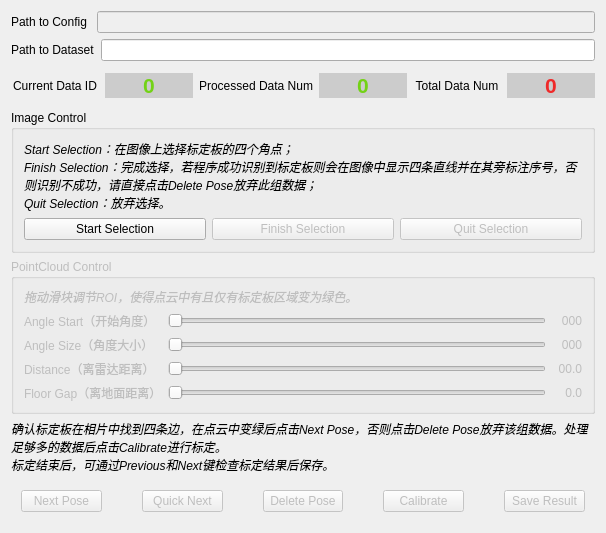
      <widget class="QWidget" name="LiDARCalib">
       <property name="enabled">
        <bool>true</bool>
       </property>
       <property name="mouseTracking">
        <bool>true</bool>
       </property>
       <attribute name="title">
        <string>相机和激光雷达外参标定</string>
       </attribute>
       <layout class="QGridLayout" name="gridLayout_6">
        <item row="5" column="0">
         <widget class="QGroupBox" name="image_group">
          <property name="title">
           <string>Image Control</string>
          </property>
          <layout class="QGridLayout" name="gridLayout_14">
           <property name="leftMargin">
            <number>10</number>
           </property>
           <property name="topMargin">
            <number>10</number>
           </property>
           <property name="rightMargin">
            <number>10</number>
           </property>
           <property name="bottomMargin">
            <number>10</number>
           </property>
           <item row="1" column="0">
            <widget class="QPushButton" name="pick_points_start">
             <property name="enabled">
              <bool>true</bool>
             </property>
             <property name="text">
              <string>Start Selection</string>
             </property>
            </widget>
           </item>
           <item row="0" column="0" colspan="3">
            <widget class="QLabel" name="label_5">
             <property name="font">
              <font>
               <italic>true</italic>
              </font>
             </property>
             <property name="text">
              <string>Start Selection：在图像上选择标定板的四个角点；
Finish Selection：完成选择，若程序成功识别到标定板则会在图像中显示四条直线并在其旁标注序号，否则识别不成功，请直接点击Delete Pose放弃此组数据；
Quit Selection：放弃选择。</string>
             </property>
             <property name="wordWrap">
              <bool>true</bool>
             </property>
            </widget>
           </item>
           <item row="1" column="1">
            <widget class="QPushButton" name="pick_points_end">
             <property name="enabled">
              <bool>false</bool>
             </property>
             <property name="text">
              <string>Finish Selection</string>
             </property>
            </widget>
           </item>
           <item row="1" column="2">
            <widget class="QPushButton" name="pick_points_quit">
             <property name="enabled">
              <bool>false</bool>
             </property>
             <property name="text">
              <string>Quit Selection</string>
             </property>
            </widget>
           </item>
          </layout>
         </widget>
        </item>
        <item row="4" column="0">
         <layout class="QHBoxLayout" name="horizontalLayout_7">
          <property name="topMargin">
           <number>6</number>
          </property>
          <property name="bottomMargin">
           <number>6</number>
          </property>
          <item>
           <widget class="QLabel" name="current_data_id_label">
            <property name="text">
             <string>Current Data ID</string>
            </property>
            <property name="alignment">
             <set>Qt::AlignCenter</set>
            </property>
           </widget>
          </item>
          <item>
           <widget class="QLabel" name="current_data_id">
            <property name="enabled">
             <bool>true</bool>
            </property>
            <property name="font">
             <font>
              <pointsize>16</pointsize>
              <weight>75</weight>
              <bold>true</bold>
             </font>
            </property>
            <property name="styleSheet">
             <string notr="true">QLabel{
	color: rgb(115, 210, 22);
	background-color: #ccc;
}</string>
            </property>
            <property name="text">
             <string>0</string>
            </property>
            <property name="alignment">
             <set>Qt::AlignCenter</set>
            </property>
           </widget>
          </item>
          <item>
           <widget class="QLabel" name="processed_data_num_label">
            <property name="text">
             <string>Processed Data Num</string>
            </property>
            <property name="alignment">
             <set>Qt::AlignCenter</set>
            </property>
           </widget>
          </item>
          <item>
           <widget class="QLabel" name="processed_data_num">
            <property name="font">
             <font>
              <pointsize>16</pointsize>
              <weight>75</weight>
              <bold>true</bold>
             </font>
            </property>
            <property name="styleSheet">
             <string notr="true">QLabel{
	color: rgb(115, 210, 22);
	background-color: #ccc;
}</string>
            </property>
            <property name="text">
             <string>0</string>
            </property>
            <property name="alignment">
             <set>Qt::AlignCenter</set>
            </property>
           </widget>
          </item>
          <item>
           <widget class="QLabel" name="total_data_num_label">
            <property name="text">
             <string>Total Data Num</string>
            </property>
            <property name="alignment">
             <set>Qt::AlignCenter</set>
            </property>
           </widget>
          </item>
          <item>
           <widget class="QLabel" name="total_data_num">
            <property name="font">
             <font>
              <pointsize>16</pointsize>
              <weight>75</weight>
              <bold>true</bold>
             </font>
            </property>
            <property name="styleSheet">
             <string notr="true">QLabel{
color: rgb(239, 41, 41);
	background-color: #ccc;
}</string>
            </property>
            <property name="text">
             <string>0</string>
            </property>
            <property name="alignment">
             <set>Qt::AlignCenter</set>
            </property>
           </widget>
          </item>
         </layout>
        </item>
        <item row="0" column="0">
         <layout class="QHBoxLayout" name="horizontalLayout_3">
          <item>
           <widget class="QLabel" name="pathToConfigLabelP6">
            <property name="text">
             <string>Path to Config </string>
            </property>
           </widget>
          </item>
          <item>
           <widget class="QLineEdit" name="configPathP6">
            <property name="enabled">
             <bool>false</bool>
            </property>
           </widget>
          </item>
         </layout>
        </item>
        <item row="7" column="0">
         <widget class="QGroupBox" name="pointcloud_group">
          <property name="enabled">
           <bool>false</bool>
          </property>
          <property name="title">
           <string>PointCloud Control</string>
          </property>
          <layout class="QGridLayout" name="gridLayout_8">
           <property name="leftMargin">
            <number>10</number>
           </property>
           <property name="rightMargin">
            <number>10</number>
           </property>
           <item row="9" column="1">
            <widget class="QSlider" name="distance_slide">
             <property name="maximum">
              <number>100</number>
             </property>
             <property name="orientation">
              <enum>Qt::Horizontal</enum>
             </property>
            </widget>
           </item>
           <item row="1" column="0">
            <widget class="QLabel" name="angle_start_label">
             <property name="text">
              <string>Angle Start（开始角度）</string>
             </property>
             <property name="alignment">
              <set>Qt::AlignLeading|Qt::AlignLeft|Qt::AlignVCenter</set>
             </property>
            </widget>
           </item>
           <item row="9" column="0">
            <widget class="QLabel" name="angle_start_label_2">
             <property name="text">
              <string>Distance（离雷达距离）</string>
             </property>
             <property name="alignment">
              <set>Qt::AlignLeading|Qt::AlignLeft|Qt::AlignVCenter</set>
             </property>
            </widget>
           </item>
           <item row="5" column="0">
            <widget class="QLabel" name="angle_size_label">
             <property name="text">
              <string>Angle Size（角度大小）</string>
             </property>
             <property name="alignment">
              <set>Qt::AlignLeading|Qt::AlignLeft|Qt::AlignVCenter</set>
             </property>
            </widget>
           </item>
           <item row="1" column="3">
            <widget class="QLabel" name="angle_start_text">
             <property name="text">
              <string>000</string>
             </property>
             <property name="alignment">
              <set>Qt::AlignRight|Qt::AlignTrailing|Qt::AlignVCenter</set>
             </property>
            </widget>
           </item>
           <item row="1" column="1">
            <widget class="QSlider" name="angle_start_slide">
             <property name="maximum">
              <number>360</number>
             </property>
             <property name="orientation">
              <enum>Qt::Horizontal</enum>
             </property>
            </widget>
           </item>
           <item row="12" column="1">
            <widget class="QSlider" name="floor_gap_slide">
             <property name="maximum">
              <number>100</number>
             </property>
             <property name="orientation">
              <enum>Qt::Horizontal</enum>
             </property>
            </widget>
           </item>
           <item row="5" column="1">
            <widget class="QSlider" name="angle_size_slide">
             <property name="maximum">
              <number>360</number>
             </property>
             <property name="orientation">
              <enum>Qt::Horizontal</enum>
             </property>
            </widget>
           </item>
           <item row="12" column="0">
            <widget class="QLabel" name="floor_gap_label">
             <property name="text">
              <string>Floor Gap（离地面距离）</string>
             </property>
            </widget>
           </item>
           <item row="9" column="3">
            <widget class="QLabel" name="distance_text">
             <property name="text">
              <string>00.0</string>
             </property>
             <property name="alignment">
              <set>Qt::AlignRight|Qt::AlignTrailing|Qt::AlignVCenter</set>
             </property>
            </widget>
           </item>
           <item row="5" column="3">
            <widget class="QLabel" name="angle_size_text">
             <property name="text">
              <string>000</string>
             </property>
             <property name="alignment">
              <set>Qt::AlignRight|Qt::AlignTrailing|Qt::AlignVCenter</set>
             </property>
            </widget>
           </item>
           <item row="12" column="3">
            <widget class="QLabel" name="floor_gap_text">
             <property name="text">
              <string>0.0</string>
             </property>
             <property name="alignment">
              <set>Qt::AlignRight|Qt::AlignTrailing|Qt::AlignVCenter</set>
             </property>
            </widget>
           </item>
           <item row="0" column="0" colspan="4">
            <widget class="QLabel" name="label_7">
             <property name="font">
              <font>
               <italic>true</italic>
              </font>
             </property>
             <property name="text">
              <string>拖动滑块调节ROI，使得点云中有且仅有标定板区域变为绿色。</string>
             </property>
            </widget>
           </item>
          </layout>
         </widget>
        </item>
        <item row="9" column="0">
         <layout class="QHBoxLayout" name="horizontalLayout_9">
          <property name="spacing">
           <number>40</number>
          </property>
          <property name="leftMargin">
           <number>10</number>
          </property>
          <property name="topMargin">
           <number>10</number>
          </property>
          <property name="rightMargin">
           <number>10</number>
          </property>
          <property name="bottomMargin">
           <number>10</number>
          </property>
          <item>
           <widget class="QPushButton" name="next_pose">
            <property name="enabled">
             <bool>false</bool>
            </property>
            <property name="sizePolicy">
             <sizepolicy hsizetype="Minimum" vsizetype="Fixed">
              <horstretch>0</horstretch>
              <verstretch>0</verstretch>
             </sizepolicy>
            </property>
            <property name="text">
             <string>Next Pose</string>
            </property>
           </widget>
          </item>
          <item>
           <widget class="QPushButton" name="quick_next_pose">
            <property name="enabled">
             <bool>false</bool>
            </property>
            <property name="sizePolicy">
             <sizepolicy hsizetype="Minimum" vsizetype="Fixed">
              <horstretch>0</horstretch>
              <verstretch>0</verstretch>
             </sizepolicy>
            </property>
            <property name="text">
             <string>Quick Next</string>
            </property>
           </widget>
          </item>
          <item>
           <widget class="QPushButton" name="delete_pose">
            <property name="enabled">
             <bool>false</bool>
            </property>
            <property name="sizePolicy">
             <sizepolicy hsizetype="Minimum" vsizetype="Fixed">
              <horstretch>0</horstretch>
              <verstretch>0</verstretch>
             </sizepolicy>
            </property>
            <property name="text">
             <string>Delete Pose</string>
            </property>
           </widget>
          </item>
          <item>
           <widget class="QPushButton" name="calibrate">
            <property name="enabled">
             <bool>false</bool>
            </property>
            <property name="sizePolicy">
             <sizepolicy hsizetype="Minimum" vsizetype="Fixed">
              <horstretch>0</horstretch>
              <verstretch>0</verstretch>
             </sizepolicy>
            </property>
            <property name="minimumSize">
             <size>
              <width>0</width>
              <height>0</height>
             </size>
            </property>
            <property name="text">
             <string>Calibrate</string>
            </property>
           </widget>
          </item>
          <item>
           <widget class="QPushButton" name="Save_Result_Button">
            <property name="enabled">
             <bool>false</bool>
            </property>
            <property name="text">
             <string>Save Result</string>
            </property>
           </widget>
          </item>
         </layout>
        </item>
        <item row="1" column="0">
         <layout class="QHBoxLayout" name="horizontalLayout_4">
          <item>
           <widget class="QLabel" name="pathToDatasetLabelP6">
            <property name="text">
             <string>Path to Dataset</string>
            </property>
           </widget>
          </item>
          <item>
           <widget class="QLineEdit" name="datasetPathP6"/>
          </item>
         </layout>
        </item>
        <item row="8" column="0">
         <widget class="QLabel" name="label_6">
          <property name="font">
           <font>
            <italic>true</italic>
           </font>
          </property>
          <property name="text">
           <string>确认标定板在相片中找到四条边，在点云中变绿后点击Next Pose，否则点击Delete Pose放弃该组数据。处理足够多的数据后点击Calibrate进行标定。
标定结束后，可通过Previous和Next键检查标定结果后保存。</string>
          </property>
          <property name="wordWrap">
           <bool>true</bool>
          </property>
         </widget>
        </item>
       </layout>
      </widget>
